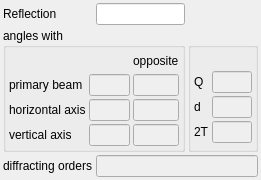
<ui version="4.0" >
 <class>ReflexInfo</class>
 <widget class="QWidget" name="ReflexInfo" >
  <property name="geometry" >
   <rect>
    <x>0</x>
    <y>0</y>
    <width>241</width>
    <height>165</height>
   </rect>
  </property>
  <property name="windowTitle" >
   <string>ReflexInfo</string>
  </property>
  <layout class="QGridLayout" name="gridLayout_3" >
   <property name="margin" >
    <number>3</number>
   </property>
   <property name="spacing" >
    <number>3</number>
   </property>
   <item row="0" column="0" >
    <widget class="QLabel" name="label" >
     <property name="text" >
      <string>Reflection</string>
     </property>
    </widget>
   </item>
   <item row="0" column="1" >
    <widget class="QLineEdit" name="reflex" />
   </item>
   <item row="1" column="0" colspan="2" >
    <widget class="QGroupBox" name="groupBox" >
     <property name="title" >
      <string>angles with</string>
     </property>
     <layout class="QGridLayout" name="gridLayout" >
      <property name="margin" >
       <number>3</number>
      </property>
      <property name="spacing" >
       <number>3</number>
      </property>
      <item row="1" column="0" >
       <widget class="QLabel" name="label_2" >
        <property name="text" >
         <string>primary beam</string>
        </property>
       </widget>
      </item>
      <item row="2" column="0" >
       <widget class="QLabel" name="label_3" >
        <property name="text" >
         <string>horizontal axis</string>
        </property>
       </widget>
      </item>
      <item row="3" column="0" >
       <widget class="QLabel" name="label_4" >
        <property name="text" >
         <string>vertical axis</string>
        </property>
       </widget>
      </item>
      <item row="1" column="1" >
       <widget class="QLineEdit" name="axX" >
        <property name="enabled" >
         <bool>false</bool>
        </property>
        <property name="alignment" >
         <set>Qt::AlignRight|Qt::AlignTrailing|Qt::AlignVCenter</set>
        </property>
       </widget>
      </item>
      <item row="2" column="1" >
       <widget class="QLineEdit" name="axY" >
        <property name="enabled" >
         <bool>false</bool>
        </property>
        <property name="alignment" >
         <set>Qt::AlignRight|Qt::AlignTrailing|Qt::AlignVCenter</set>
        </property>
       </widget>
      </item>
      <item row="3" column="1" >
       <widget class="QLineEdit" name="axZ" >
        <property name="enabled" >
         <bool>false</bool>
        </property>
        <property name="alignment" >
         <set>Qt::AlignRight|Qt::AlignTrailing|Qt::AlignVCenter</set>
        </property>
       </widget>
      </item>
      <item row="1" column="2" >
       <widget class="QLineEdit" name="axMX" >
        <property name="enabled" >
         <bool>false</bool>
        </property>
        <property name="alignment" >
         <set>Qt::AlignRight|Qt::AlignTrailing|Qt::AlignVCenter</set>
        </property>
       </widget>
      </item>
      <item row="2" column="2" >
       <widget class="QLineEdit" name="axMY" >
        <property name="enabled" >
         <bool>false</bool>
        </property>
        <property name="alignment" >
         <set>Qt::AlignRight|Qt::AlignTrailing|Qt::AlignVCenter</set>
        </property>
       </widget>
      </item>
      <item row="3" column="2" >
       <widget class="QLineEdit" name="axMZ" >
        <property name="enabled" >
         <bool>false</bool>
        </property>
        <property name="alignment" >
         <set>Qt::AlignRight|Qt::AlignTrailing|Qt::AlignVCenter</set>
        </property>
       </widget>
      </item>
      <item row="0" column="2" >
       <widget class="QLabel" name="label_9" >
        <property name="sizePolicy" >
         <sizepolicy vsizetype="Maximum" hsizetype="Maximum" >
          <horstretch>0</horstretch>
          <verstretch>0</verstretch>
         </sizepolicy>
        </property>
        <property name="text" >
         <string>opposite</string>
        </property>
       </widget>
      </item>
      <item row="0" column="1" >
       <spacer name="horizontalSpacer" >
        <property name="orientation" >
         <enum>Qt::Horizontal</enum>
        </property>
        <property name="sizeType" >
         <enum>QSizePolicy::Minimum</enum>
        </property>
        <property name="sizeHint" stdset="0" >
         <size>
          <width>41</width>
          <height>20</height>
         </size>
        </property>
       </spacer>
      </item>
     </layout>
    </widget>
   </item>
   <item row="1" column="2" >
    <widget class="QGroupBox" name="groupBox_2" >
     <property name="title" >
      <string> </string>
     </property>
     <layout class="QGridLayout" name="gridLayout_2" >
      <property name="margin" >
       <number>3</number>
      </property>
      <property name="spacing" >
       <number>3</number>
      </property>
      <item row="1" column="0" >
       <widget class="QLabel" name="label_5" >
        <property name="text" >
         <string>Q</string>
        </property>
       </widget>
      </item>
      <item row="1" column="1" >
       <widget class="QLineEdit" name="infoQ" >
        <property name="enabled" >
         <bool>false</bool>
        </property>
       </widget>
      </item>
      <item row="2" column="0" >
       <widget class="QLabel" name="label_6" >
        <property name="text" >
         <string>d</string>
        </property>
       </widget>
      </item>
      <item row="2" column="1" >
       <widget class="QLineEdit" name="infoD" >
        <property name="enabled" >
         <bool>false</bool>
        </property>
       </widget>
      </item>
      <item row="3" column="0" >
       <widget class="QLabel" name="label_8" >
        <property name="text" >
         <string>2T</string>
        </property>
       </widget>
      </item>
      <item row="3" column="1" >
       <widget class="QLineEdit" name="info2T" >
        <property name="enabled" >
         <bool>false</bool>
        </property>
       </widget>
      </item>
      <item row="0" column="1" >
       <spacer name="horizontalSpacer_2" >
        <property name="orientation" >
         <enum>Qt::Horizontal</enum>
        </property>
        <property name="sizeType" >
         <enum>QSizePolicy::Minimum</enum>
        </property>
        <property name="sizeHint" stdset="0" >
         <size>
          <width>40</width>
          <height>20</height>
         </size>
        </property>
       </spacer>
      </item>
     </layout>
    </widget>
   </item>
   <item row="2" column="0" >
    <widget class="QLabel" name="label_7" >
     <property name="text" >
      <string>diffracting orders</string>
     </property>
    </widget>
   </item>
   <item row="2" column="1" colspan="2" >
    <widget class="QLineEdit" name="diffOrders" >
     <property name="enabled" >
      <bool>false</bool>
     </property>
    </widget>
   </item>
  </layout>
 </widget>
 <resources/>
 <connections>
  <connection>
   <sender>reflex</sender>
   <signal>editingFinished()</signal>
   <receiver>ReflexInfo</receiver>
   <slot>updateDisplay()</slot>
   <hints>
    <hint type="sourcelabel" >
     <x>123</x>
     <y>12</y>
    </hint>
    <hint type="destinationlabel" >
     <x>257</x>
     <y>13</y>
    </hint>
   </hints>
  </connection>
 </connections>
 <slots>
  <slot>updateDisplay()</slot>
 </slots>
</ui>
